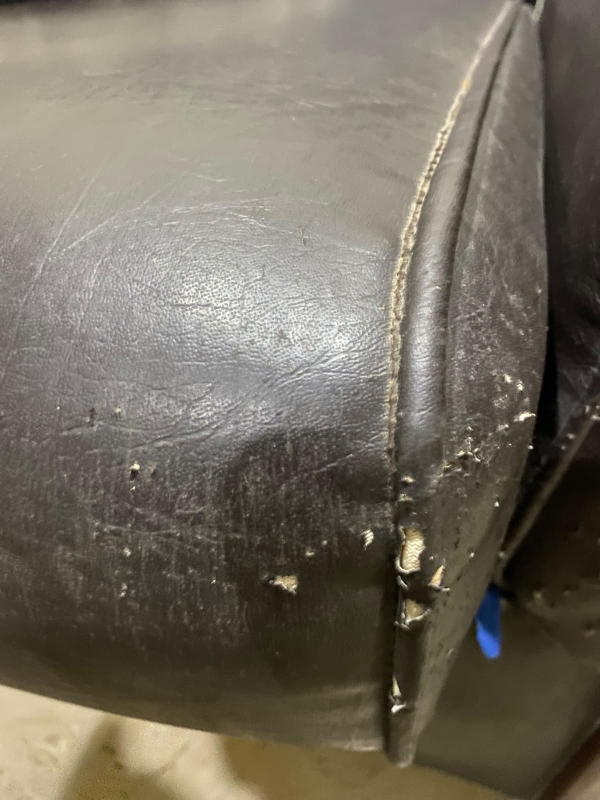
#> input picture test_leather.jpg, 1200 x 1600 px (shown at 1/2 size); its folder holds only this picture in this run
$ python -i surface_analysis.py   (imports and definitions only)
#> lines starting #> are read from the running program, lines starting #| are printed output that depends on the picture; after the words box and inside, x2 and y2 are one past the last pixel; in counts of white or black regions, pixels touching at a corner belong together
#> further down, picture is the input picture: shape (1600, 1200, 3); mean B, G, R 97.1, 109.9, 116.6
"""Surface anomaly analysis for leather / rexene panel inspection (Station 1).

Two modes (selected automatically at construction time):

  ONNX mode (preferred):
    Loads models/station_1/model.onnx — an Anomalib PatchCore export.
    Input : float32 [2, 3, H, W]  (image duplicated along batch dim, normalised)
    Outputs: pred_score [2], pred_label [2], anomaly_map [2,1,256,256],
             pred_mask [2,1,256,256]
    The anomaly_map is upscaled to the ROI size, thresholded, and connected
    components are labelled with defect types via the same geometric classifier
    as the heuristic path.

  Heuristic mode (fallback — no model file):
    Gaussian background-subtraction + morphological clean-up, same as before.
"""

from __future__ import annotations

import logging
import os
from dataclasses import dataclass
from enum import StrEnum
from pathlib import Path

import cv2
import numpy as np

logger = logging.getLogger(__name__)

# Default model path relative to project root (two levels up from this file's package)
_DEFAULT_MODEL_PATH = Path(__file__).resolve().parents[4] / "models" / "station_1" / "model.onnx"


def suppress_glare(
    bgr_image: np.ndarray,
    threshold: int = 240,
    inpaint_radius: float = 3.0,
    method: int = cv2.INPAINT_TELEA,
) -> np.ndarray:
    """Suppress specular highlights / glare on leather/rexene panels using LAB L-channel thresholding and inpainting."""
#> called with threshold = 240, inpaint_radius = 3, method = 1
    if bgr_image is None or bgr_image.size == 0:
        return bgr_image

    lab = cv2.cvtColor(bgr_image, cv2.COLOR_BGR2Lab)
#> lab: shape (1600, 1200, 3); mean of channels 0, 1, 2 116.7, 128.4, 136.2
    l_channel = lab[:, :, 0]
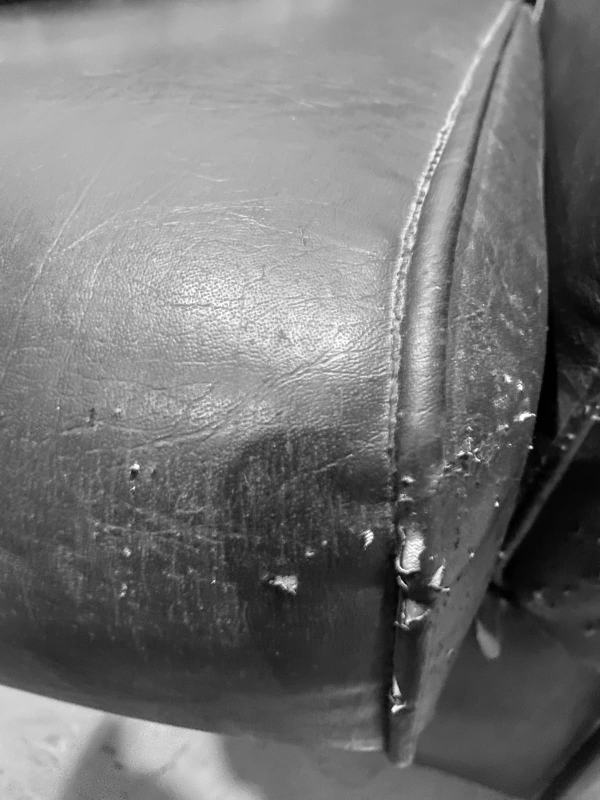
#> l_channel: shape (1600, 1200) (shown at 1/2 size); min 0, max 255, mean 116.7

    _, glare_mask = cv2.threshold(l_channel, threshold, 255, cv2.THRESH_BINARY)
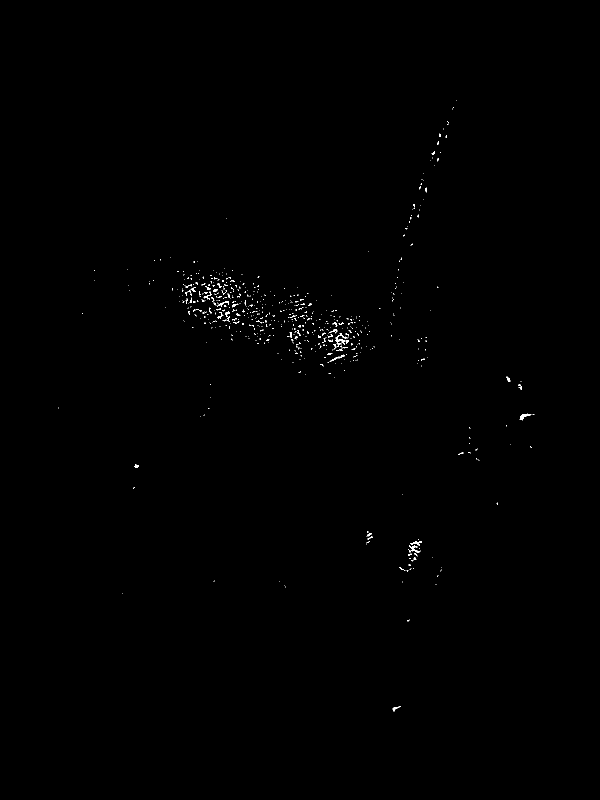
#> glare_mask: shape (1600, 1200) (shown at 1/2 size); 0.23% white in thin lines or dots, all inside (x1, y1, x2, y2) = (117, 200, 1069, 1423)
    if cv2.countNonZero(glare_mask) == 0:
        return bgr_image

    inpainted = cv2.inpaint(bgr_image, glare_mask, inpaintRadius=int(inpaint_radius), flags=method)
    return inpainted


class LeatherDefectType(StrEnum):
    SCRATCH = "scratch"
    CUT = "cut"
    PINHOLE = "pinhole"
    STAIN = "stain"
    SHADE_BAND = "shade_band"
    COATING_STREAK = "coating_streak"
    UNKNOWN = "unknown"


@dataclass
class LeatherDefectRegion:
    defect_type: LeatherDefectType
    bbox_px: tuple[int, int, int, int]   # x, y, w, h in ROI-local coords
    area_px: float
    length_px: float
    aspect_ratio: float
    anomaly_score: float                  # normalised 0–1 (confidence proxy)


class SurfaceAnalyzer:
    """Detect and classify surface defects on dark leather/rexene panels.

    Pass ``model_path`` to use the trained ONNX model (Anomalib PatchCore).
    Omit it (or point to a missing file) to fall back to the heuristic pipeline.
    """

    # [326 lines left out: functions __init__, analyze, _analyze_onnx, _analyze_heuristic, _extract_regions, _classify, not called in this run]

>>> import cv2
>>> picture = cv2.imread('../../../../test_leather.jpg')
>>> result = suppress_glare(picture)
